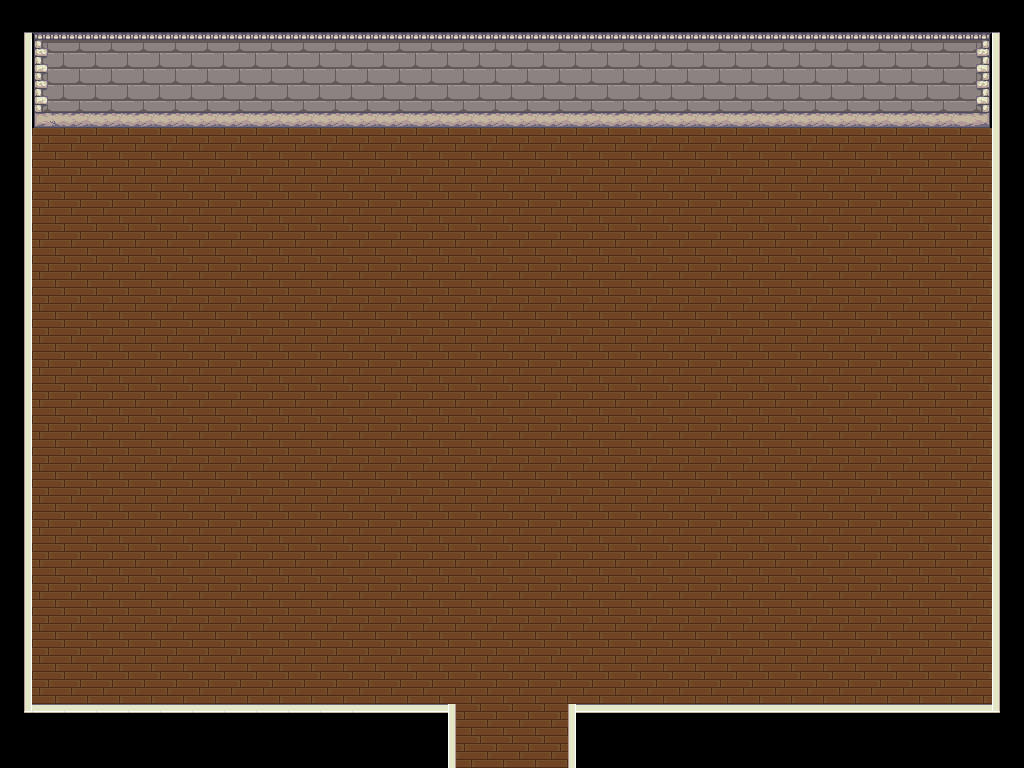

Below is a game level as drawn by its tile map, then a one-line description and the .tmx that defines it (tile-layer data replaced by summaries):
An orthogonal 32x24 tile map with 32x32 px tiles, 5 tile layers (Ground, Impassible, Ground2, Floating, ...), 5 tilesets and 3 objects (2x skeleton_mage, S).

<map version="1.0" orientation="orthogonal" width="32" height="24" tilewidth="32" tileheight="32">
 <tileset firstgid="1" name="crpyt" tilewidth="32" tileheight="32">
  <image source="../images/outdoors/crpyt.png" width="224" height="224" />
 </tileset>
 <tileset firstgid="50" name="dungeon" tilewidth="32" tileheight="32">
  <image source="../images/dungeon/dungeon.png" width="416" height="256" />
 </tileset>
 <tileset firstgid="154" name="house" tilewidth="32" tileheight="32">
  <image source="../images/outdoors/house.png" width="288" height="224" />
 </tileset>
 <tileset firstgid="217" name="inside" tilewidth="32" tileheight="32">
  <image source="../images/indoors/inside.png" width="320" height="320" />
 </tileset>
 <tileset firstgid="317" name="mob_tiles" tilewidth="32" tileheight="32">
  <image source="../images/creatures/mob_tiles.png" width="128" height="128" />
 </tileset>
 <layer name="Ground" width="32" height="24">
  <data>[768 cells, 548 non-empty, 1 distinct tile ids]</data>
 </layer>
 <layer name="Impassible" width="32" height="24">
  <data>[768 cells, 164 non-empty, 17 distinct tile ids]</data>
 </layer>
 <layer name="Ground2" width="32" height="24">
  <data>[768 cells, 0 non-empty, 0 distinct tile ids]</data>
 </layer>
 <layer name="Floating" width="32" height="24">
  <data>[768 cells, 0 non-empty, 0 distinct tile ids]</data>
 </layer>
 <layer name="Floating2" width="32" height="24">
  <data>[768 cells, 0 non-empty, 0 distinct tile ids]</data>
 </layer>
 <objectgroup name="MOBs" width="32" height="24">
  <object name="acoloyte" type="skeleton_mage" gid="317" x="94" y="201">
   <properties>
    <property name="hits" value="20" />
   </properties>
  </object>
  <object name="acoloyte" type="skeleton_mage" gid="317" x="896" y="195">
   <properties>
    <property name="hits" value="20" />
   </properties>
  </object>
 </objectgroup>
 <objectgroup name="Zones" width="32" height="24">
  <object name="churchyard" type="S" x="444" y="694">
   <polygon points="0,0 141,-1 138,53 -16,55" />
  </object>
 </objectgroup>
</map>
